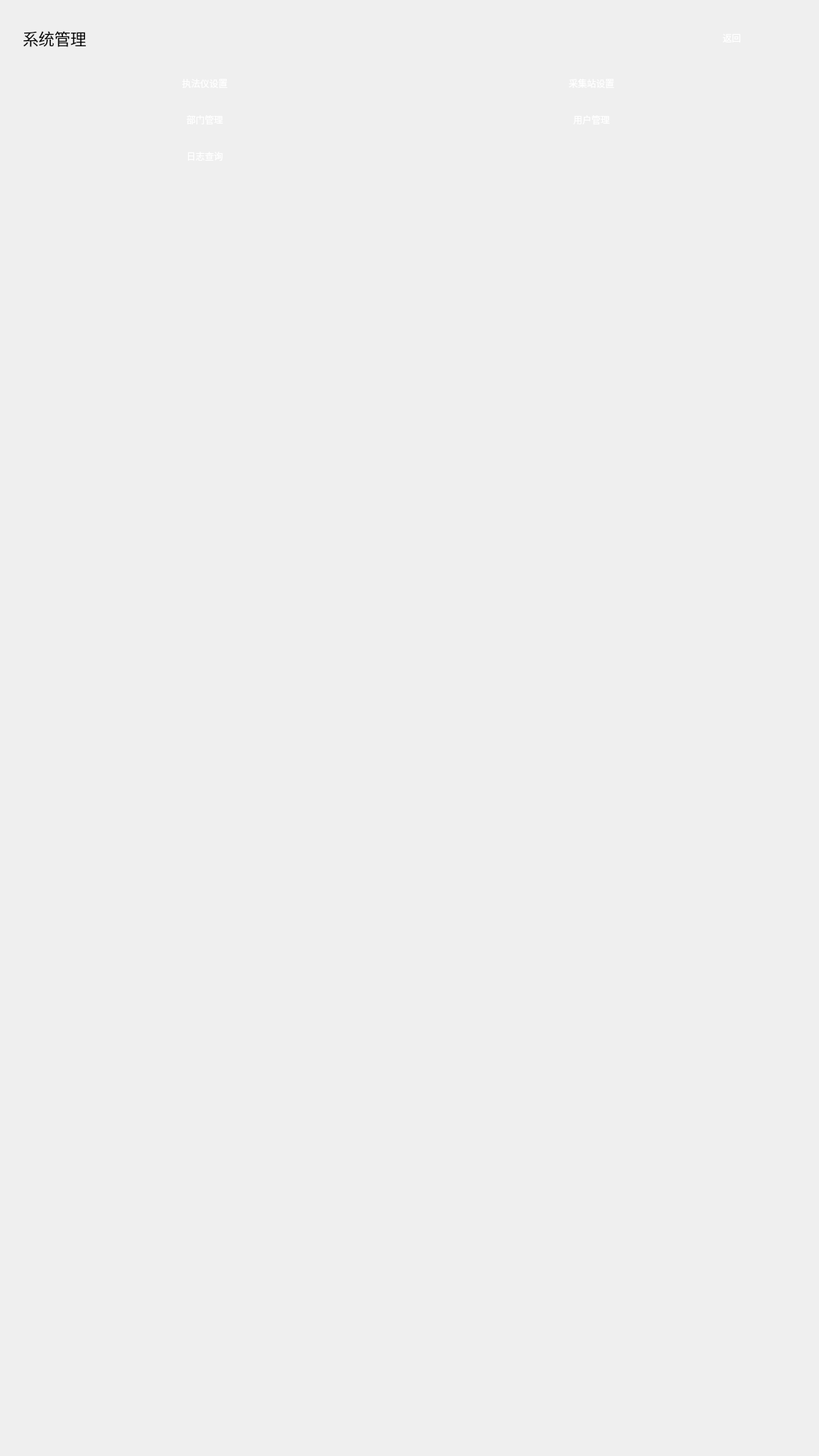
<?xml version='1.0' encoding='utf-8'?>
<ui version="4.0">
 <class>SystemManageWindow</class>
 <widget class="QMainWindow" name="SystemManageWindow">
  <property name="geometry">
   <rect>
    <x>0</x>
    <y>0</y>
    <width>1080</width>
    <height>1920</height>
   </rect>
  </property>
  <property name="windowTitle">
   <string>MainWindow</string>
  </property>
  <property name="styleSheet">
   <string notr="true">QMainWindow{
	background-image: url(:/image/asm8315.png);
}</string>
  </property>
  <widget class="QWidget" name="centralwidget">
   <widget class="QPushButton" name="pushButtonBack">
    <property name="geometry">
     <rect>
      <x>890</x>
      <y>25</y>
      <width>150</width>
      <height>50</height>
     </rect>
    </property>
    <property name="styleSheet">
     <string notr="true">QPushButton{
font: 12pt "Sans Serif";
border: none;
background-color: transparent;
	color: rgb(255, 255, 255);
}
</string>
    </property>
    <property name="text">
     <string>返回</string>
    </property>
   </widget>
   <widget class="QStackedWidget" name="stackedWidget">
    <property name="geometry">
     <rect>
      <x>20</x>
      <y>210</y>
      <width>1040</width>
      <height>1660</height>
     </rect>
    </property>
    <property name="styleSheet">
     <string notr="true" />
    </property>
    <widget class="QWidget" name="page" />
    <widget class="QWidget" name="page_2" />
   </widget>
   <widget class="QLabel" name="label">
    <property name="geometry">
     <rect>
      <x>30</x>
      <y>25</y>
      <width>260</width>
      <height>50</height>
     </rect>
    </property>
    <property name="font">
     <font>
      <pointsize>16</pointsize>
     </font>
    </property>
    <property name="text">
     <string>系统管理</string>
    </property>
    <property name="textFormat">
     <enum>Qt::AutoText</enum>
    </property>
    <property name="scaledContents">
     <bool>false</bool>
    </property>
   </widget>
   <widget class="QPushButton" name="pushButtonRecorderSet">
    <property name="geometry">
     <rect>
      <x>30</x>
      <y>90</y>
      <width>480</width>
      <height>40</height>
     </rect>
    </property>
    <property name="styleSheet">
     <string notr="true">QPushButton {
    color: white;  
    border: none;
    background-image: url(:/image/asm6232.png);
}
QPushButton:pressed{
border-image: url(:/image/asm6152.png);
 border: none;
color: rgb(85, 255, 255);
}




</string>
    </property>
    <property name="text">
     <string>执法仪设置</string>
    </property>
    <property name="autoDefault">
     <bool>false</bool>
    </property>
   </widget>
   <widget class="QPushButton" name="pushButtonWorkstationSet">
    <property name="geometry">
     <rect>
      <x>540</x>
      <y>90</y>
      <width>480</width>
      <height>40</height>
     </rect>
    </property>
    <property name="styleSheet">
     <string notr="true">QPushButton {
    color: white;   
    border: none;
    background-image: url(:/image/asm6232.png);
}
QPushButton:pressed{
border-image: url(:/image/asm6152.png);
 border: none;
color: rgb(85, 255, 255);
}
</string>
    </property>
    <property name="text">
     <string>采集站设置</string>
    </property>
   </widget>
   <widget class="QPushButton" name="pushButtonDeptManage">
    <property name="geometry">
     <rect>
      <x>30</x>
      <y>138</y>
      <width>480</width>
      <height>40</height>
     </rect>
    </property>
    <property name="styleSheet">
     <string notr="true">QPushButton {
    color: white;   
    border: none;
    background-image: url(:/image/asm6232.png);
}
QPushButton:pressed{
border-image: url(:/image/asm6152.png);
 border: none;
color: rgb(85, 255, 255);
}
</string>
    </property>
    <property name="text">
     <string>部门管理</string>
    </property>
   </widget>
   <widget class="QPushButton" name="pushButtonUserManage">
    <property name="geometry">
     <rect>
      <x>540</x>
      <y>138</y>
      <width>480</width>
      <height>40</height>
     </rect>
    </property>
    <property name="styleSheet">
     <string notr="true">QPushButton {
    color: white;   
    border: none;
    background-image: url(:/image/asm6232.png);
}
QPushButton:pressed{
border-image: url(:/image/asm6152.png);
 border: none;
color: rgb(85, 255, 255);
}
</string>
    </property>
    <property name="text">
     <string>用户管理</string>
    </property>
   </widget>
   <widget class="QPushButton" name="pushButtonLogQuery">
    <property name="geometry">
     <rect>
      <x>30</x>
      <y>186</y>
      <width>480</width>
      <height>40</height>
     </rect>
    </property>
    <property name="styleSheet">
     <string notr="true">QPushButton {
    color: white;   
    border: none;
    background-image: url(:/image/asm6232.png);
}
QPushButton:pressed{
border-image: url(:/image/asm6152.png);
 border: none;
color: rgb(85, 255, 255);
}
</string>
    </property>
    <property name="text">
     <string>日志查询</string>
    </property>
   </widget>
   <widget class="QLabel" name="label_2">
    <property name="geometry">
     <rect>
      <x>0</x>
      <y>0</y>
      <width>0</width>
      <height>0</height>
     </rect>
    </property>
    <property name="styleSheet">
     <string notr="true">QLabel{
image: url(:/image/Individual center7995.png);
}</string>
    </property>
    <property name="text">
     <string />
    </property>
   </widget>
  </widget>
 </widget>
 <resources />
 <connections />
</ui>
